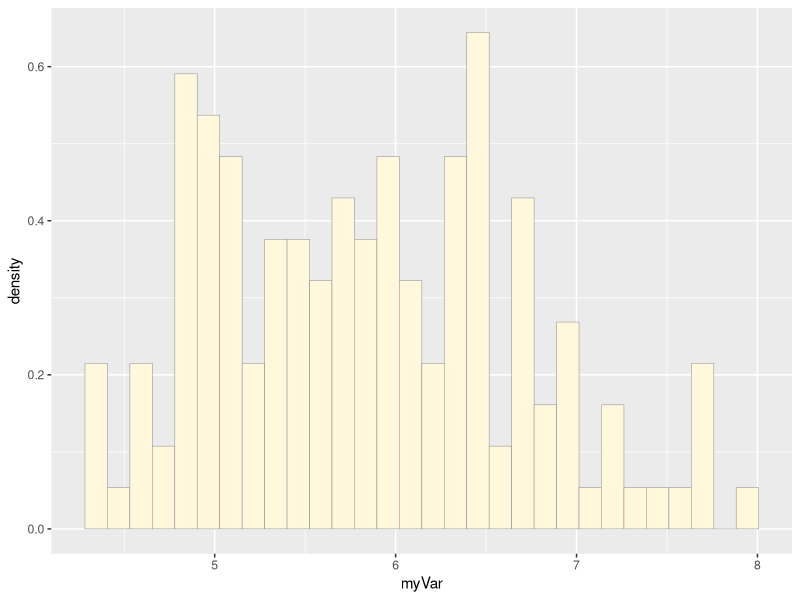
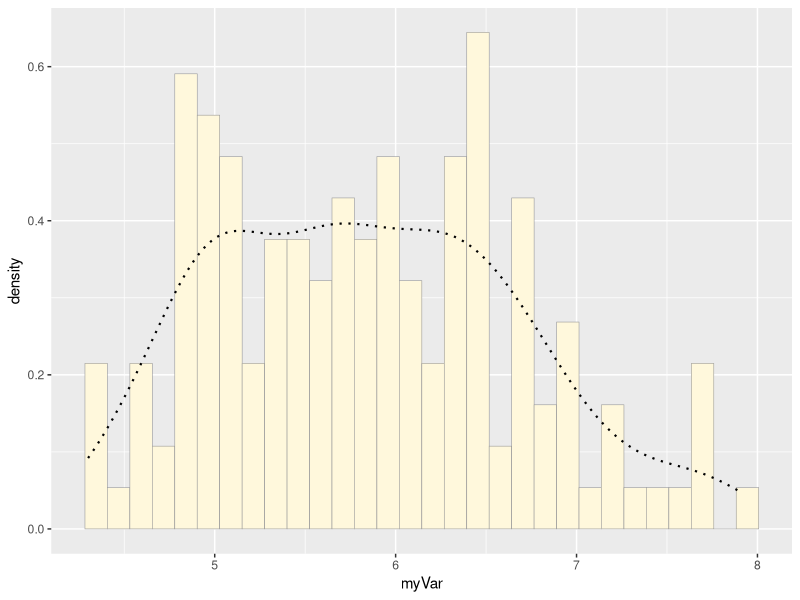
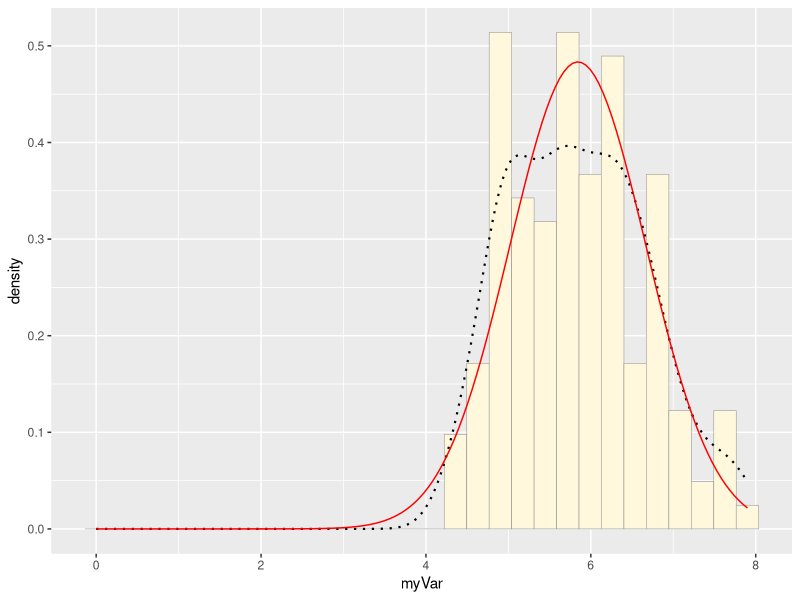
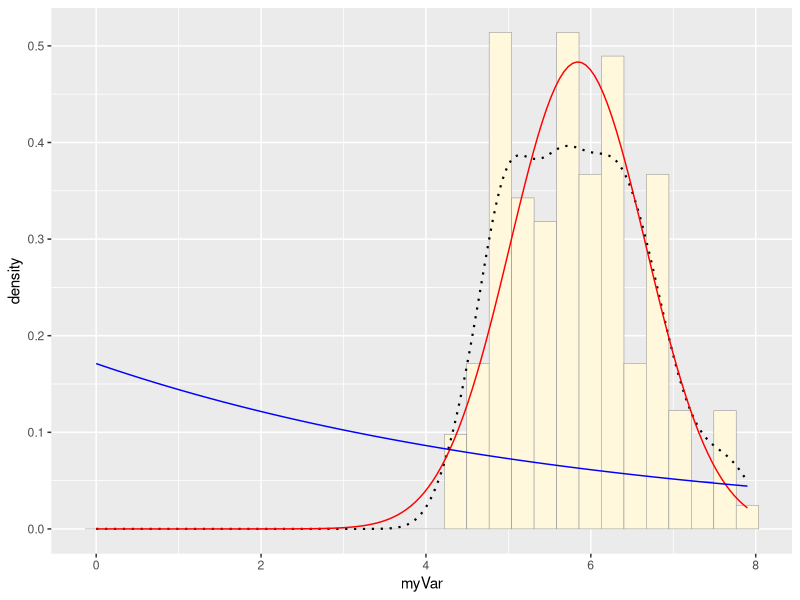
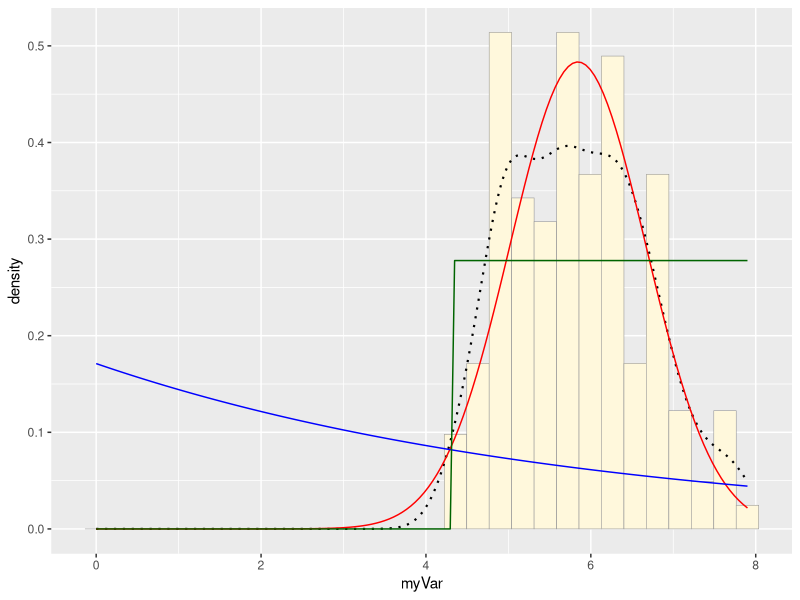
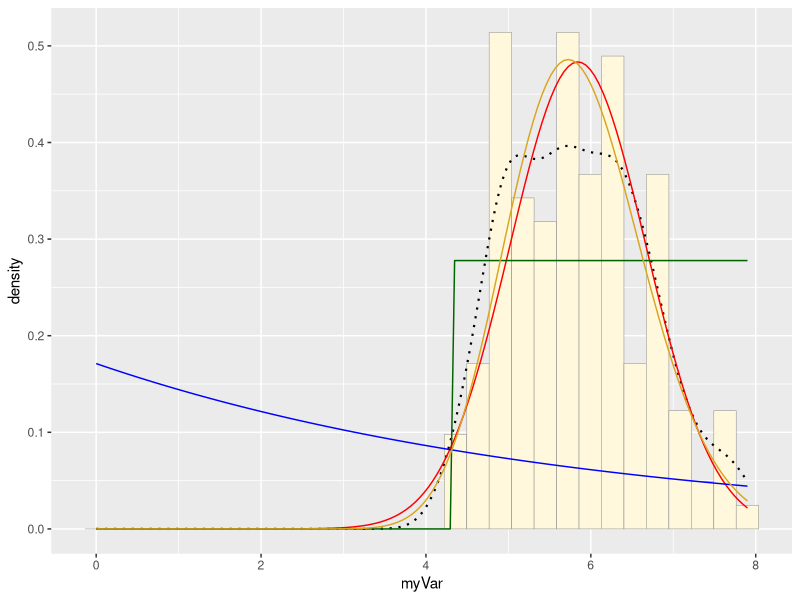
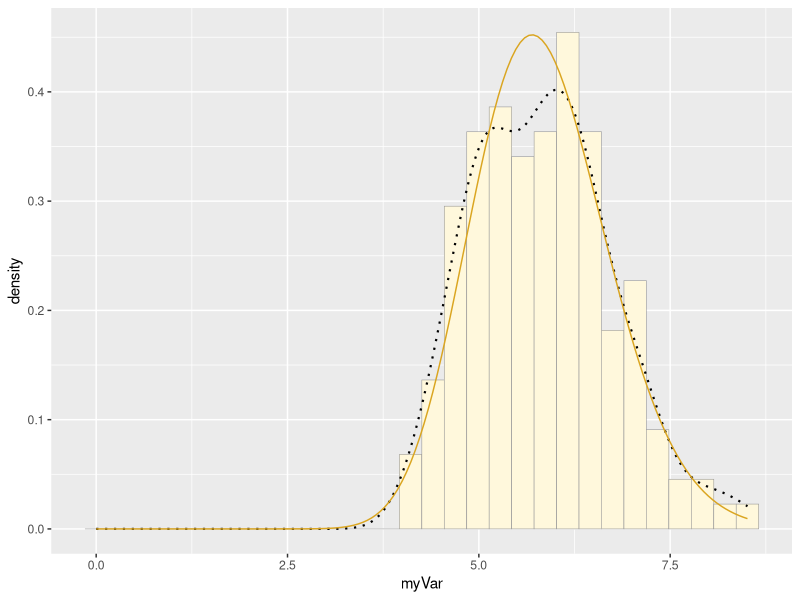
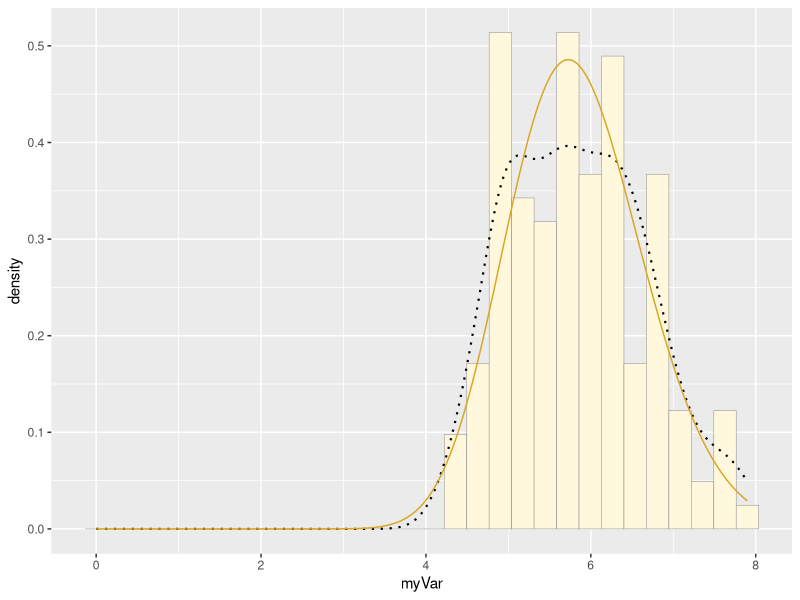

Generate these figures, in order, with R:
## ---- chunk 1
knitr::opts_chunk$set(echo = TRUE)
## ---- chunk 2

z <- data.frame(iris$Sepal.Length)
names(z) <-c("myVar")
library(ggplot2) # for graphics
library(MASS) # for maximum likelihood estimation

# quick and dirty, a truncated normal distribution to work on the solution set

#z <- rnorm(n=3000,mean=0.2)
#z <- data.frame(1:3000,z)
#names(z) <- list("ID","myVar")
#z <- z[z$myVar>0,]
#str(z)
## ---- chunk 3
p1 <- ggplot(data=z, aes(x=myVar, y=..density..)) +
  geom_histogram(color="grey60",fill="cornsilk",size=0.2) 
print(p1)
## ---- chunk 4
#p1 <- ggplot(data=z, aes(x=myVar)) +
 # geom_density(color="grey60",fill="cornsilk",size=0.2) 
#print(p1)
p1 <-  p1 +  geom_density(linetype="dotted",size=0.75)
print(p1)

# Get Max liklihood parameters for normal
normPars <- fitdistr(z$myVar,"normal")
print(normPars)
#mean          sd    
#5.84333333   0.82530129 
#(0.06738557) (0.04764879)
str(normPars)
normPars$estimate["mean"] # note structure of getting a named attribute
#   mean   is 5.843333
## ---- chunk 5
meanML <- normPars$estimate["mean"]
sdML <- normPars$estimate["sd"]

xval <- seq(0,max(z$myVar),len=length(z$myVar))

stat <- stat_function(aes(x = xval, y = ..y..), fun = dnorm, colour="red", n = length(z$myVar), args = list(mean = meanML, sd = sdML))
p1 + stat

## ---- chunk 6
expoPars <- fitdistr(z$myVar,"exponential")
rateML <- expoPars$estimate["rate"]

stat2 <- stat_function(aes(x = xval, y = ..y..), fun = dexp, colour="blue", n = length(z$myVar), args = list(rate=rateML))
p1 + stat + stat2
## ---- chunk 7
stat3 <- stat_function(aes(x = xval, y = ..y..), fun = dunif, colour="darkgreen", n = length(z$myVar), args = list(min=min(z$myVar), max=max(z$myVar)))
p1 + stat + stat2 + stat3
## ---- chunk 8
gammaPars <- fitdistr(z$myVar,"gamma")
shapeML <- gammaPars$estimate["shape"]
rateML <- gammaPars$estimate["rate"]
stat4 <- stat_function(aes(x = xval, y = ..y..), fun = dgamma, colour="goldenrod", n = length(z$myVar), args = list(shape=shapeML, rate=rateML))
p1 + stat + stat2 + stat3 + stat4

normPars$loglik
gammaPars$loglik
expoPars$loglik
## ---- chunk 9
z <- rgamma(n=150,shape=shapeML,rate=rateML)
z <- data.frame(1:150,z)
names(z) <- list("ID","myVar")
#znew <- z[znew$myVar>0,]
str(z)
## ---- chunk 10
p1 <- ggplot(data=z, aes(x=myVar, y=..density..)) +
  geom_histogram(color="grey60",fill="cornsilk",size=0.2) 
p1 <-  p1 +  geom_density(linetype="dotted",size=0.75)
gammaPars <- fitdistr(z$myVar,"gamma")
shapeML <- gammaPars$estimate["shape"]
rateML <- gammaPars$estimate["rate"]
stat4 <- stat_function(aes(x = xval, y = ..y..), fun = dgamma, colour="goldenrod", n = length(z$myVar), args = list(shape=shapeML, rate=rateML))
p1 + stat4
## ---- chunk 11
z <- data.frame(iris$Sepal.Length)
names(z) <-c("myVar")
p1 <- ggplot(data=z, aes(x=myVar, y=..density..)) +
  geom_histogram(color="grey60",fill="cornsilk",size=0.2) 
p1 <-  p1 +  geom_density(linetype="dotted",size=0.75)
gammaPars <- fitdistr(z$myVar,"gamma")
shapeML <- gammaPars$estimate["shape"]
rateML <- gammaPars$estimate["rate"]
stat4 <- stat_function(aes(x = xval, y = ..y..), fun = dgamma, colour="goldenrod", n = length(z$myVar), args = list(shape=shapeML, rate=rateML))
p1 + stat4
